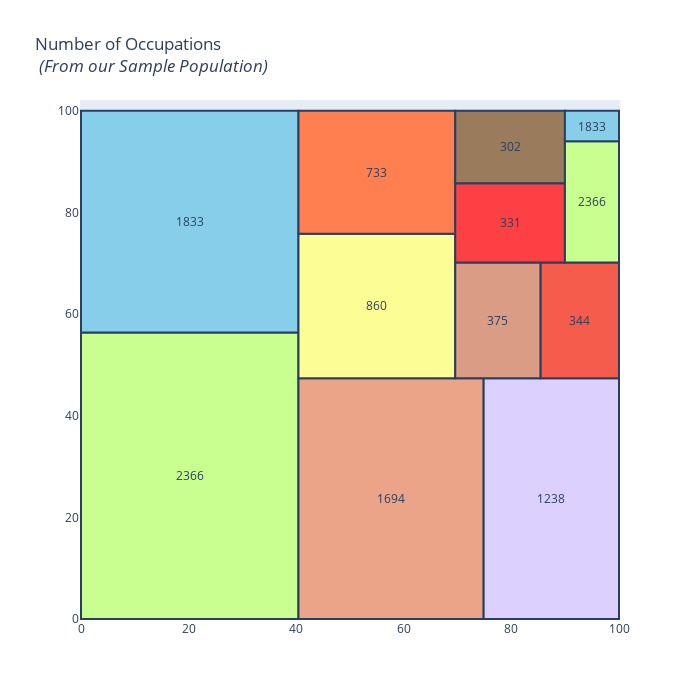

Notebook code cell kept with this figure:
### Markdown cell above
1. Number of Occupations

### Code cell
import squarify

df = df.drop(df.loc[df["balance"] == 0].index)


x = 0
y = 0
width = 100
height = 100

job_names = df['job'].value_counts().index
values = df['job'].value_counts().tolist()

normed = squarify.normalize_sizes(values, width, height)
rects = squarify.squarify(normed, x, y, width, height)

colors = ['rgb(200, 255, 144)','rgb(135, 206, 235)',
          'rgb(235, 164, 135)','rgb(220, 208, 255)',
          'rgb(253, 253, 150)','rgb(255, 127, 80)', 
         'rgb(218, 156, 133)', 'rgb(245, 92, 76)',
         'rgb(252,64,68)', 'rgb(154,123,91)']

shapes = []
annotations = []
counter = 0

for r in rects:
    shapes.append(
        dict(
            type = 'rect',
            x0 = r['x'],
            y0 = r['y'],
            x1 = r['x'] + r['dx'],
            y1 = r['y'] + r['dy'],
            line = dict(width=2),
            fillcolor = colors[counter]
        )
    )
    annotations.append(
        dict(
            x = r['x']+(r['dx']/2),
            y = r['y']+(r['dy']/2),
            text = values[counter],
            showarrow = False
        )
    )
    counter = counter + 1
    if counter >= len(colors):
        counter = 0
    
# For hover text
trace0 = go.Scatter(
    x = [ r['x']+(r['dx']/2) for r in rects],
    y = [ r['y']+(r['dy']/2) for r in rects],
    text = [ str(v) for v in job_names],
    mode='text',
)

layout = dict(
    title='Number of Occupations <br> <i>(From our Sample Population)</i>',
    height=700, 
    width=700,
    xaxis=dict(showgrid=False,zeroline=False),
    yaxis=dict(showgrid=False,zeroline=False),
    shapes=shapes,
    annotations=annotations,
    hovermode='closest'
)

# With hovertext
figure = dict(data=[trace0], layout=layout)

iplot(figure, filename='squarify-treemap')

### Figure 1 — Plotly figure (JSON) as saved in the notebook; plotly's stock layout.template omitted (floating-point values rounded to 4 significant figures)
{"data": [{"mode": "text", "text": ["management", "blue-collar", "technician", "admin.", "services", "retired", "self-employed", "student", "unemployed", "entrepreneur", "housemaid", "unknown"], "type": "scatter", "x": [20.21, 20.21, 57.63, 87.42, 54.99, 54.99, 77.5, 92.72, 79.76, 79.76, 94.98, 94.98], "y": [28.17, 78.17, 23.69, 23.69, 61.58, 87.89, 58.74, 58.74, 77.93, 92.87, 82.04, 96.98]}], "layout": {"annotations": [{"showarrow": false, "text": "2366", "x": 20.21, "y": 28.17}, {"showarrow": false, "text": "1833", "x": 20.21, "y": 78.17}, {"showarrow": false, "text": "1694", "x": 57.63, "y": 23.69}, {"showarrow": false, "text": "1238", "x": 87.42, "y": 23.69}, {"showarrow": false, "text": "860", "x": 54.99, "y": 61.58}, {"showarrow": false, "text": "733", "x": 54.99, "y": 87.89}, {"showarrow": false, "text": "375", "x": 77.5, "y": 58.74}, {"showarrow": false, "text": "344", "x": 92.72, "y": 58.74}, {"showarrow": false, "text": "331", "x": 79.76, "y": 77.93}, {"showarrow": false, "text": "302", "x": 79.76, "y": 92.87}, {"showarrow": false, "text": "2366", "x": 94.98, "y": 82.04}, {"showarrow": false, "text": "1833", "x": 94.98, "y": 96.98}], "height": 700, "hovermode": "closest", "shapes": [{"fillcolor": "rgb(200, 255, 144)", "line": {"width": 2}, "type": "rect", "x0": 0, "x1": 40.42, "y0": 0, "y1": 56.35}, {"fillcolor": "rgb(135, 206, 235)", "line": {"width": 2}, "type": "rect", "x0": 0, "x1": 40.42, "y0": 56.35, "y1": 100}, {"fillcolor": "rgb(235, 164, 135)", "line": {"width": 2}, "type": "rect", "x0": 40.42, "x1": 74.84, "y0": 0, "y1": 47.37}, {"fillcolor": "rgb(220, 208, 255)", "line": {"width": 2}, "type": "rect", "x0": 74.84, "x1": 100.0, "y0": 0, "y1": 47.37}, {"fillcolor": "rgb(253, 253, 150)", "line": {"width": 2}, "type": "rect", "x0": 40.42, "x1": 69.56, "y0": 47.37, "y1": 75.78}, {"fillcolor": "rgb(255, 127, 80)", "line": {"width": 2}, "type": "rect", "x0": 40.42, "x1": 69.56, "y0": 75.78, "y1": 100}, {"fillcolor": "rgb(218, 156, 133)", "line": {"width": 2}, "type": "rect", "x0": 69.56, "x1": 85.44, "y0": 47.37, "y1": 70.11}, {"fillcolor": "rgb(245, 92, 76)", "line": {"width": 2}, "type": "rect", "x0": 85.44, "x1": 100.0, "y0": 47.37, "y1": 70.11}, {"fillcolor": "rgb(252,64,68)", "line": {"width": 2}, "type": "rect", "x0": 69.56, "x1": 89.95, "y0": 70.11, "y1": 85.74}, {"fillcolor": "rgb(154,123,91)", "line": {"width": 2}, "type": "rect", "x0": 69.56, "x1": 89.95, "y0": 85.74, "y1": 100}, {"fillcolor": "rgb(200, 255, 144)", "line": {"width": 2}, "type": "rect", "x0": 89.95, "x1": 100, "y0": 70.11, "y1": 93.97}, {"fillcolor": "rgb(135, 206, 235)", "line": {"width": 2}, "type": "rect", "x0": 89.95, "x1": 100.0, "y0": 93.97, "y1": 100.0}], "title": {"text": "Number of Occupations <br> <i>(From our Sample Population)</i>"}, "width": 700, "xaxis": {"showgrid": false, "zeroline": false}, "yaxis": {"showgrid": false, "zeroline": false}}}
